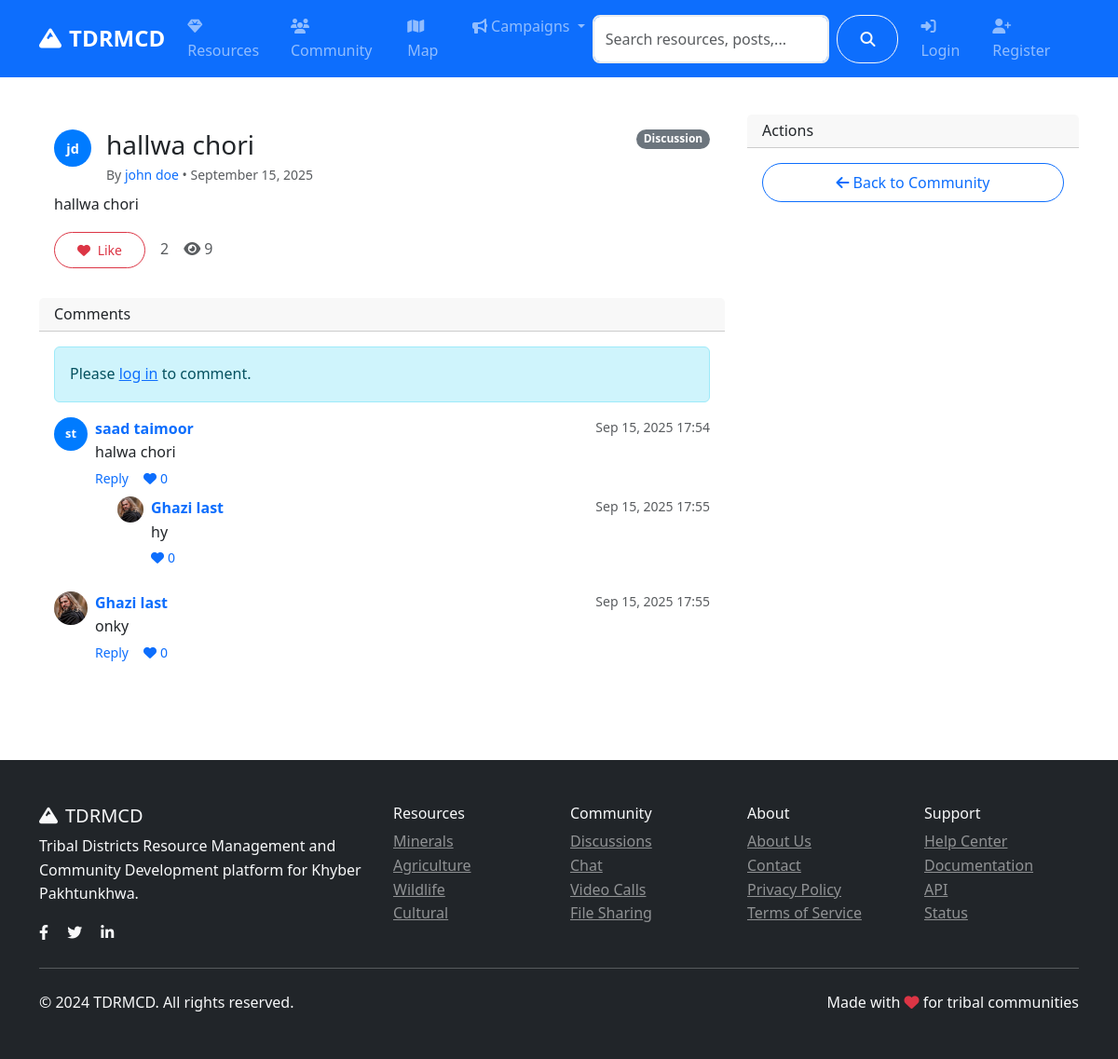
/community/post/11, run on an earlier commit of the app's database.
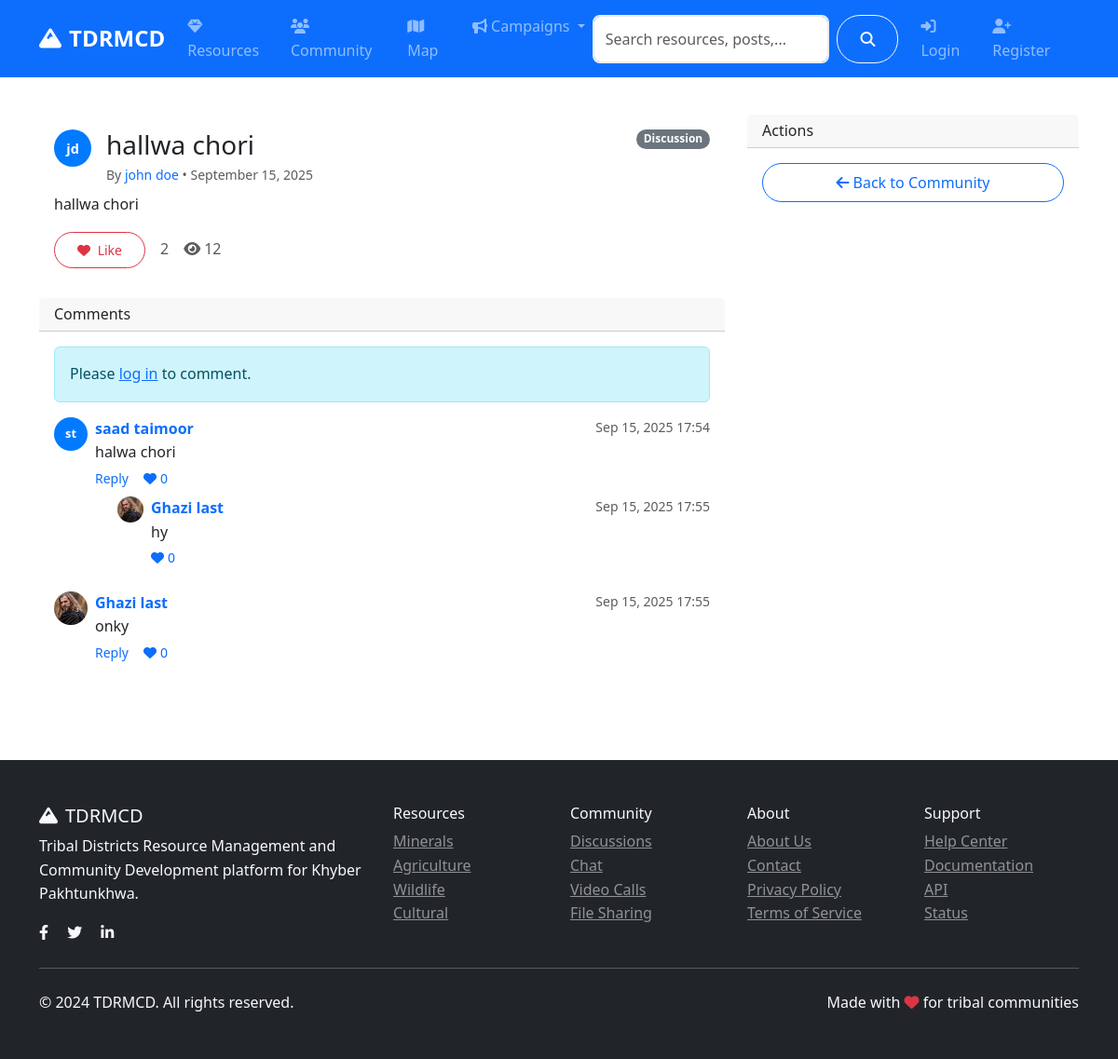
And on a later commit of the database.
### models.py (models this page shows, shortened)
class User(UserMixin, db.Model):
    id = db.Column(db.Integer, primary_key=True)
    username = db.Column(db.String(80), unique=True, nullable=False)
    email = db.Column(db.String(120), unique=True, nullable=False)
    password_hash = db.Column(db.String(120), nullable=False)
    first_name = db.Column(db.String(50), nullable=False)
    last_name = db.Column(db.String(50), nullable=False)
    role = db.Column(db.String(20), default='user')  # user, admin, researcher
    location = db.Column(db.String(100))
    bio = db.Column(db.Text)
    avatar = db.Column(db.String(200), default='default.jpg')
    is_active = db.Column(db.Boolean, default=True)
    created_at = db.Column(db.DateTime, default=datetime.utcnow)
    last_seen = db.Column(db.DateTime, default=datetime.utcnow)
    resources = db.relationship('Resource', backref='author', lazy='dynamic')
    posts = db.relationship('CommunityPost', backref='author', lazy='dynamic')
    chat_messages = db.relationship('ChatMessage', backref='sender', lazy='dynamic')
    file_submissions = db.relationship(
        'FileSubmission',
        foreign_keys='FileSubmission.submitter_id',
        backref='submitter',
        lazy='dynamic'
    )
    reviewed_submissions = db.relationship(
        'FileSubmission',
        foreign_keys='FileSubmission.reviewed_by',
        backref='reviewer_user',
        lazy='dynamic'
    )
    notifications = db.relationship('Notification', backref='user', lazy='dynamic')
    def get_full_name(self):
        return f"{self.first_name} {self.last_name}"

class CommunityPost(db.Model):
    id = db.Column(db.Integer, primary_key=True)
    title = db.Column(db.String(200), nullable=False)
    content = db.Column(db.Text, nullable=False)
    category = db.Column(db.String(50), nullable=False)  # discussion, question, announcement
    tags = db.Column(db.String(200))
    image_url = db.Column(db.String(200))
    likes = db.Column(db.Integer, default=0)
    views = db.Column(db.Integer, default=0)
    author_id = db.Column(db.Integer, db.ForeignKey('user.id'), nullable=False)
    created_at = db.Column(db.DateTime, default=datetime.utcnow)
    updated_at = db.Column(db.DateTime, default=datetime.utcnow, onupdate=datetime.utcnow)
    comments = db.relationship('Comment', backref='post', lazy='dynamic', cascade='all, delete-orphan')
    likes_relation = db.relationship('PostLike', backref='post', lazy='dynamic', cascade='all, delete-orphan')

class Comment(db.Model):
    id = db.Column(db.Integer, primary_key=True)
    content = db.Column(db.Text, nullable=False)
    author_id = db.Column(db.Integer, db.ForeignKey('user.id'), nullable=False)
    post_id = db.Column(db.Integer, db.ForeignKey('community_post.id'), nullable=False)
    parent_id = db.Column(db.Integer, db.ForeignKey('comment.id'))  # For nested comments
    created_at = db.Column(db.DateTime, default=datetime.utcnow)
    author = db.relationship('User', backref='comments')
    replies = db.relationship('Comment', backref=db.backref('parent', remote_side=[id]))

### routes/community.py (the view)
@community_bp.route('/post/<int:id>')
def post_detail(id):
    post = CommunityPost.query.get_or_404(id)
    post.views += 1
    db.session.commit()
    comments = Comment.query.filter_by(post_id=id, parent_id=None).order_by(Comment.created_at.asc()).all()
    comment_form = CommentForm()
    liked_by_me = False
    if current_user.is_authenticated:
        liked_by_me = PostLike.query.filter_by(user_id=current_user.id, post_id=post.id).first() is not None
    return render_template('community/post_detail.html',
                         post=post,
                         comments=comments,
                         comment_form=comment_form,
                         liked_by_me=liked_by_me)

### templates/community/post_detail.html (shortened to what this page needs)
{% extends "base.html" %}
{% block content %}
<div class="container py-4">
    <div class="row">
        <div class="col-lg-8">
            <div class="card mb-3">
                <div class="card-body">
                    <div class="d-flex justify-content-between align-items-start">
                        <div class="d-flex align-items-start">
                            <div class="me-3">
                                {% if post.author.avatar and post.author.avatar != 'default.jpg' %}
                                <img src="{{ url_for('serve_uploaded_file', subdir='avatars', filename=post.author.avatar) }}" alt="Avatar" class="rounded-circle" style="width:40px;height:40px;object-fit:cover;">
                                {% else %}
                                <div class="avatar" style="width:40px;height:40px;font-size:.9rem;">{{ post.author.first_name[0] }}{{ post.author.last_name[0] }}</div>
                                {% endif %}
                            </div>
                            <div>
                                <h3 class="mb-1">{{ post.title }}</h3>
                                <div class="text-muted small">By <a class="text-decoration-none" href="{{ url_for('auth.public_profile', username=post.author.username) }}">{{ post.author.get_full_name() }}</a> • {{ post.created_at.strftime('%B %d, %Y') }}</div>
                            </div>
                        </div>
                        <span class="badge bg-secondary">{{ post.category.title() }}</span>
                    </div>
                    <p class="mt-2">{{ post.content }}</p>
                    <div class="mt-3 d-flex gap-3 align-items-center">
                        <button id="like-btn" class="btn btn-sm {{ 'btn-danger' if liked_by_me else 'btn-outline-danger' }}">
                            <i class="fas fa-heart me-1"></i>
                            <span id="like-text">{{ 'Liked' if liked_by_me else 'Like' }}</span>
                        </button>
                        <span id="like-count" class="text-muted">{{ post.likes }}</span>
                        <span class="text-muted"><i class="fas fa-eye me-1"></i>{{ post.views }}</span>
                    </div>
                </div>
            </div>
            <div class="card">
                <div class="card-header">
                    <h6 class="mb-0">Comments</h6>
                </div>
                <div class="card-body">
                    {% if current_user.is_authenticated %}
                    <form class="mb-3" method="post" action="{{ url_for('community.add_comment', id=post.id) }}">
                        {{ comment_form.hidden_tag() }}
                        {{ comment_form.parent_id() }}
                        <div class="mb-2">
                            {{ comment_form.content(class="form-control", rows="3", placeholder="Write a comment...") }}
                            {% if comment_form.content.errors %}
                                <div class="text-danger small mt-1">{% for e in comment_form.content.errors %}<div>{{ e }}</div>{% endfor %}</div>
                            {% endif %}
                        </div>
                        <button class="btn btn-primary" type="submit"><i class="fas fa-paper-plane me-1"></i>Post Comment</button>
                    </form>
                    {% else %}
                    <div class="alert alert-info">Please <a href="{{ url_for('auth.login') }}">log in</a> to comment.</div>
                    {% endif %}
                    {% if comments %}
                        {% for c in comments %}
                        <div class="mb-3">
                            <div class="d-flex">
                                <div class="me-2">
                                    {% if c.author.avatar and c.author.avatar != 'default.jpg' %}
                                    <img src="{{ url_for('serve_uploaded_file', subdir='avatars', filename=c.author.avatar) }}" alt="Avatar" class="rounded-circle" style="width:36px;height:36px;object-fit:cover;">
                                    {% else %}
                                    <div class="avatar" style="width:36px;height:36px;font-size:.8rem;">{{ c.author.first_name[0] }}{{ c.author.last_name[0] }}</div>
                                    {% endif %}
                                </div>
                                <div class="flex-grow-1">
                                    <div class="d-flex justify-content-between">
                                        <strong><a class="text-decoration-none" href="{{ url_for('auth.public_profile', username=c.author.username) }}">{{ c.author.get_full_name() }}</a></strong>
                                        <small class="text-muted">{{ c.created_at.strftime('%b %d, %Y %H:%M') }}</small>
                                    </div>
                                    <div>{{ c.content }}</div>
                                    <div class="mt-1 d-flex gap-3 align-items-center small text-muted">
                                        <a href="#" class="text-decoration-none" onclick="toggleReply({{ c.id }});return false;">Reply</a>
                                        <a href="#" class="text-decoration-none" onclick="toggleCommentLike({{ c.id }});return false;">
                                            <i class="fas fa-heart me-1"></i><span id="comment-like-count-{{ c.id }}">0</span>
                                        </a>
                                    </div>
                                    {% if c.replies %}
                                    <div class="mt-2 ms-4">
                                        {% for r in c.replies %}
                                        <div class="mb-2 d-flex">
                                            <div class="me-2">
                                                {% if r.author.avatar and r.author.avatar != 'default.jpg' %}
                                                <img src="{{ url_for('serve_uploaded_file', subdir='avatars', filename=r.author.avatar) }}" alt="Avatar" class="rounded-circle" style="width:28px;height:28px;object-fit:cover;">
                                                {% else %}
                                                <div class="avatar" style="width:28px;height:28px;font-size:.7rem;">{{ r.author.first_name[0] }}{{ r.author.last_name[0] }}</div>
                                                {% endif %}
                                            </div>
                                            <div class="flex-grow-1">
                                                <div class="d-flex justify-content-between">
                                                    <strong><a class="text-decoration-none" href="{{ url_for('auth.public_profile', username=r.author.username) }}">{{ r.author.get_full_name() }}</a></strong>
                                                    <small class="text-muted">{{ r.created_at.strftime('%b %d, %Y %H:%M') }}</small>
                                                </div>
                                                <div>{{ r.content }}</div>
                                                <div class="mt-1 d-flex gap-3 align-items-center small text-muted">
                                                    <a href="#" class="text-decoration-none" onclick="toggleCommentLike({{ r.id }});return false;">
                                                        <i class="fas fa-heart me-1"></i><span id="comment-like-count-{{ r.id }}">0</span>
                                                    </a>
                                                </div>
                                            </div>
                                        </div>
                                        {% endfor %}
                                    </div>
                                    {% endif %}
                                </div>
                            </div>
                        </div>
                        {% endfor %}
                    {% else %}
                    <div class="text-muted">No comments yet.</div>
                    {% endif %}
                </div>
            </div>
        </div>
        <div class="col-lg-4">
            <div class="card">
                <div class="card-header">
                    <h6 class="mb-0">Actions</h6>
                </div>
                <div class="card-body d-grid gap-2">
                    <a class="btn btn-outline-primary" href="{{ url_for('community.index') }}"><i class="fas fa-arrow-left me-1"></i>Back to Community</a>
                </div>
            </div>
        </div>
    </div>
</div>
{% endblock %}

What changed in the data, as far as the page shows it:
changed CommunityPost "hallwa chori": views "9" → "12"
